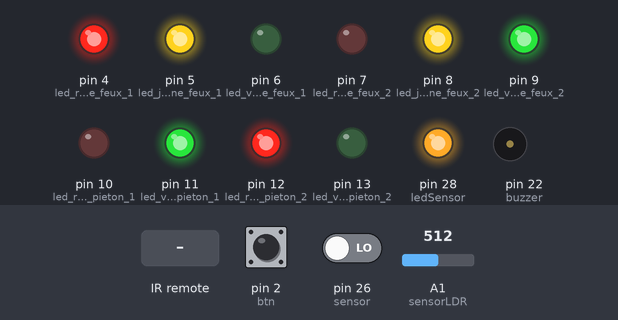
This sketch was run on a simulated Arduino Mega 2560, built with avr-gcc and run on an emulated ATmega2560. Parts: output pins drawn as LEDs (lit = HIGH), buzzer (waves = sounding). Dashed ring = blinking. The test bench sets the inputs (shaded band); at power-on: A1 (sensorLDR) = 512, pin 26 (sensor) LOW, pin 2 (btn) HIGH.

Above: at 1.2 s.
1.3 s: A1 (sensorLDR) set to 11
2.8 s: A1 (sensorLDR) set to 8
At 3.6 s:
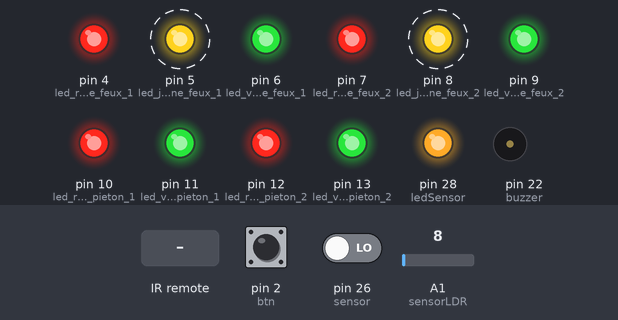
5.8 s: A1 (sensorLDR) set to 122
At 7.5 s:
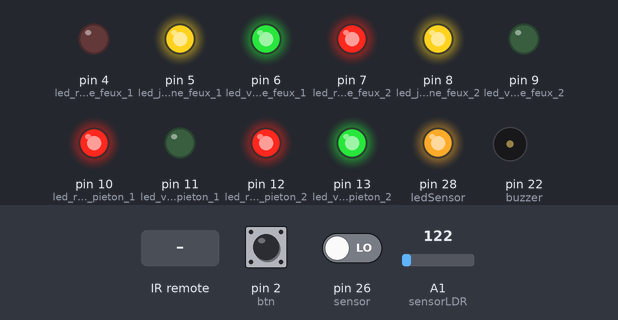
8.3 s: pin 26 (sensor) driven HIGH
At 8.6 s:
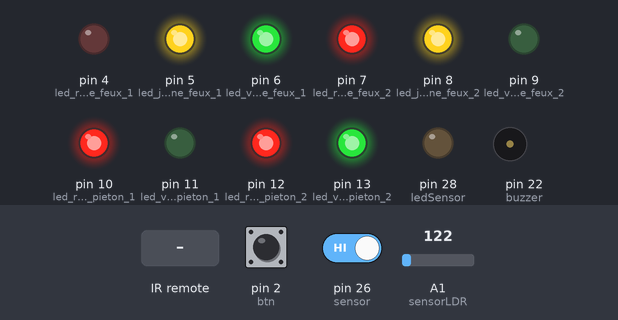
11.3 s: infrared code 0xFFA25D received
At 27.7 s:
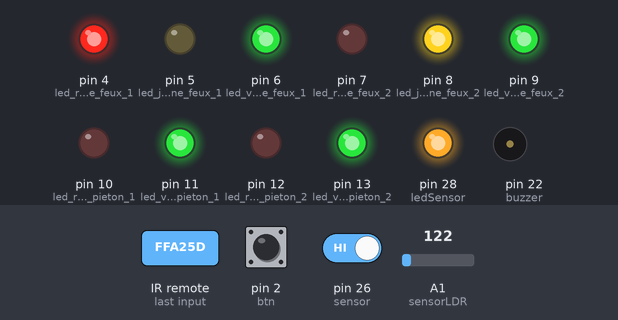
Timing chart, 0 to 29.8 s (numbered marks = the images above; inputs shaded):
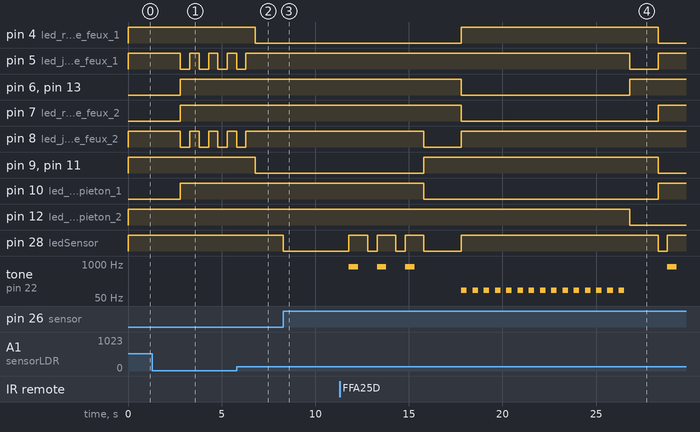

Measured:
- the behaviour switches between 10 and 9 on A1 (sensorLDR) (found by bisection; images 0 and 1)
- after the input at 1.3 s, every drawn part: stays the same
- after the input at 2.8 s, pin 5 (led_jaune_feux_1), pin 8 (led_jaune_feux_2): alternates HIGH for 0.50 s and LOW for 0.50 s, starting at once; pin 6 (led_verte_feux_1), pin 7 (led_rouge_feux_2), pin 10 (led_rouge_pieton_1), pin 13 (led_verte_pieton_2): LOW → HIGH at once
- after the input at 5.8 s, pin 4 (led_rouge_feux_1), pin 9 (led_verte_feux_2), pin 11 (led_verte_pieton_1): HIGH → LOW after 1.0 s; pin 5 (led_jaune_feux_1), pin 8 (led_jaune_feux_2): goes on until 6.3 s, then stays HIGH
- after the input at 8.3 s, pin 28 (ledSensor): HIGH → LOW at once
- after the input at 11.3 s, pin 12 (led_rouge_pieton_2): HIGH → LOW after 15.5 s instead of 13.0 s; tone on pin 22 (buzzer): plays 800 Hz for 0.50 s, 800 Hz for 0.50 s, 800 Hz for 0.50 s, 100 Hz for 0.30 s, 100 Hz for 0.30 s, 100 Hz for 0.30 s … (19 notes in this stretch), starting after 0.50 s

The sketch:

ProjetSansRadar.ino
```cpp
//boarddefs.h modifier ligne ou il y arduino mega commenter seconde
//ligne et décommenter 1er ligne pour les timer
//


#include <IRremote.h> //include the library
#define Button_1 0xFFA25D
#define Button_2 0xFF629D
#define Button_3 0xFFE21D
int receiver = 24; //initialize pin 24 as recevier pin.
IRrecv irrecv(receiver); //create a new instance of receiver
decode_results results;
int buzzer = 22;
//uint32_t Previous;


enum LightStates {
  Feux1Rouge,
  Feux1Vert,
  Feux1Orange,
  Feux2Rouge,
  Feux2Vert,
  Feux2Orange
};


// définition des broches
const int led_rouge_feux_1 = 4;
const int led_jaune_feux_1 = 5;
const int led_verte_feux_1 = 6;
const int led_rouge_feux_2 = 7;
const int led_jaune_feux_2 = 8;
const int led_verte_feux_2 = 9;
const int btn = 2;
const int sensor = 26;
const int ledSensor = 28;
const int sensorLDR = A1; // select the input pin for LDR

const int led_rouge_pieton_1 = 10;
const int led_verte_pieton_1 = 11;

const int led_rouge_pieton_2 = 12;
const int led_verte_pieton_2 = 13;

long interval = 8000;
long interval2 = 1500;
unsigned long previousMillis = 0;
unsigned long currentMillis = 0;
enum LightStates Feux1;
enum LightStates Feux2;
int etatPieton = 0;
int modeNuit = 0;
int sensorLDRValue = 0;
int etatLDR = 1; //actif

int analogValue = 0;

int modeAveugle = 0;

int val = 0;   //valeur pour capteur de mouvement

void setup()
{

  Serial.begin(9600);        // initialise le port serie

  //init bouton
  pinMode(btn, INPUT_PULLUP); //INPUT_PULLUP
  //digitalWrite(btn, HIGH);
  attachInterrupt(digitalPinToInterrupt(btn), pieton, CHANGE);


  // initialisation en sortie de toutes les broches
  pinMode(led_rouge_feux_1, OUTPUT);
  pinMode(led_jaune_feux_1, OUTPUT);
  pinMode(led_verte_feux_1, OUTPUT);
  pinMode(led_rouge_feux_2, OUTPUT);
  pinMode(led_jaune_feux_2, OUTPUT);
  pinMode(led_verte_feux_2, OUTPUT);

  pinMode(led_rouge_pieton_1, OUTPUT);
  pinMode(led_verte_pieton_1, OUTPUT);
  pinMode(led_rouge_pieton_2, OUTPUT);
  pinMode(led_verte_pieton_2, OUTPUT);


  pinMode(sensor, INPUT);
  pinMode(ledSensor, OUTPUT);
  digitalWrite(ledSensor, HIGH);

  // on initialise toutes les LED éteintes au début du programme
  // (sauf les deux feux rouges)
  digitalWrite(led_rouge_feux_1, HIGH);
  digitalWrite(led_jaune_feux_1, HIGH);
  digitalWrite(led_verte_feux_1, LOW);
  digitalWrite(led_rouge_feux_2, LOW);
  digitalWrite(led_jaune_feux_2, HIGH);
  digitalWrite(led_verte_feux_2, HIGH);

  // digitalWrite(ledSensor, HIGH);

  Feux1 = Feux1Vert;
  Feux2 = Feux2Rouge;

  digitalWrite(led_rouge_pieton_1, LOW);
  digitalWrite(led_verte_pieton_1, HIGH);

  digitalWrite(led_rouge_pieton_2, HIGH);
  digitalWrite(led_verte_pieton_2, LOW);


  //remote recepteur
  irrecv.enableIRIn(); //start the receiver
  pinMode(buzzer, OUTPUT);
}

void loop()
{

  sensorLDRValue = analogRead(sensorLDR); // read the value from the sensor
  //Serial.println(sensorLDRValue); //prints the values coming from the sensor on the screen NE MARCHE PAS CORRECTEMENT
  currentMillis = millis();
  //Serial.println("test");

  if (modeNuit == 0) {
    if (Feux1 == Feux1Vert) {
      if (modeAveugle == 1) {
        tone(buzzer, 100);
        delay(300);
        noTone(buzzer);
        delay(300);
      }
      if (Feux2 == Feux2Rouge) {
        if (currentMillis - previousMillis  > interval ) {
          // feux1 devient rouge et feux2 devient vert
          digitalWrite(led_jaune_feux_1, LOW);
          digitalWrite(led_verte_feux_1, HIGH);
          previousMillis = millis();
          Feux1 = Feux1Orange;
          //etatPieton = 1;
          digitalWrite(led_rouge_pieton_2, LOW);
          digitalWrite(led_verte_pieton_2, HIGH);
        }
      }
    }
    else if (Feux2 == Feux2Vert) {
      if (modeAveugle == 1) {
        tone(buzzer, 800);
        delay(500);
        noTone(buzzer);
        delay(500);
      }
      if (Feux1 == Feux1Rouge) {
        if (currentMillis - previousMillis  > interval ) {
          // feux1 devient rouge et feux2 devient vert
          digitalWrite(led_jaune_feux_2, LOW);
          digitalWrite(led_verte_feux_2, HIGH);
          previousMillis = millis();
          Feux2 = Feux2Orange;
          //Feux2 = Feux2Vert ;
          digitalWrite(led_rouge_pieton_1, LOW);
          digitalWrite(led_verte_pieton_1, HIGH);


          //etatPieton = 1;

        }
      }
    }
    else if (Feux1 == Feux1Orange) {
      if (currentMillis - previousMillis  > interval2 ) {
        // feux1 devient rouge et feux2 devient vert
        digitalWrite(led_jaune_feux_1, HIGH);
        digitalWrite(led_rouge_feux_1, LOW);
        digitalWrite(led_rouge_feux_2, HIGH);
        digitalWrite(led_verte_feux_2, LOW);
        previousMillis = millis();
        Feux1 = Feux1Rouge;
        Feux2 = Feux2Vert;
        digitalWrite(led_rouge_pieton_1, HIGH);
        digitalWrite(led_verte_pieton_1, LOW);


      }
    }
    else if (Feux2 == Feux2Orange) {
      if (currentMillis - previousMillis  > interval2 ) {
        // feux1 devient rouge et feux2 devient vert
        digitalWrite(led_jaune_feux_2, HIGH);
        digitalWrite(led_rouge_feux_2, LOW);
        digitalWrite(led_rouge_feux_1, HIGH);
        digitalWrite(led_verte_feux_1, LOW);
        previousMillis = millis();
        Feux2 = Feux2Rouge;
        Feux1 = Feux1Vert;

        digitalWrite(led_rouge_pieton_2, HIGH);
        digitalWrite(led_verte_pieton_2, LOW);
      }
    }
  }
  if (modeNuit == 1) {
    digitalWrite(led_rouge_pieton_1, HIGH);
    digitalWrite(led_verte_pieton_1, HIGH);
    digitalWrite(led_rouge_pieton_2, HIGH);
    digitalWrite(led_verte_pieton_2, HIGH);

    digitalWrite(led_rouge_feux_1, HIGH);
    digitalWrite(led_jaune_feux_1, LOW);
    digitalWrite(led_verte_feux_1, HIGH);
    digitalWrite(led_rouge_feux_2, HIGH);
    digitalWrite(led_jaune_feux_2, LOW);
    digitalWrite(led_verte_feux_2, HIGH);

    Feux2 = Feux2Orange;
    Feux1 = Feux1Orange;

    delay(500);
    digitalWrite(led_jaune_feux_1, HIGH);
    digitalWrite(led_jaune_feux_2, HIGH);
    delay(500);
  }

  if (Serial.available()) {
    char mot = Serial.read(); //lire un mot
    //char carac = Serial.read();
    //char carac = 'a';
    //Serial.println(carac);

    Serial.println(mot);

    if (mot == 'n') { //nuit

      modeNuit = 1;
      Serial.println("nuit");
    }

    if (mot == 'j') { //jour

      modeNuit = 0;
      Serial.println("Mode nuit desactive");
    }

    if (mot == 'a') { //LDR actif

      etatLDR = 1;
      Serial.println("LDR actif");
    }

    if (mot == 'i') { //LDR eteint

      etatLDR = 0;
      Serial.println("LDR inactif");
    }
  }

  //code pour le capteur de lumiere
  if (sensorLDRValue > 10) {
    modeNuit = 0;

  }
  if (sensorLDRValue < 10) {
    modeNuit = 1;
  }

  //code pour la telecommande et buzzer
  if (irrecv.decode(&results)) { //if we have received an IR signal
    switch (results.value) {
      case Button_1 : modeAveugle = 1 ; break;
      case Button_2 : modeAveugle = 0; noTone(buzzer); break;
      case Button_3 : noTone(buzzer); break;
    }
    //Serial.println (results.value, HEX); //display HEX results
    irrecv.resume(); //next value
  }

  val = digitalRead(sensor);   // read sensor value
  if (val == HIGH) {           // check if the sensor is HIGH
    if (Feux1 == Feux1Rouge) {
      digitalWrite(ledSensor, LOW);   // turn LED ON
      delay(500);                // delay 100 milliseconds
      digitalWrite(ledSensor, HIGH);
    }
  }
}


void pieton() {
  if (Feux2 == Feux2Rouge) {
    previousMillis = previousMillis - 4500;
  }
}
```
